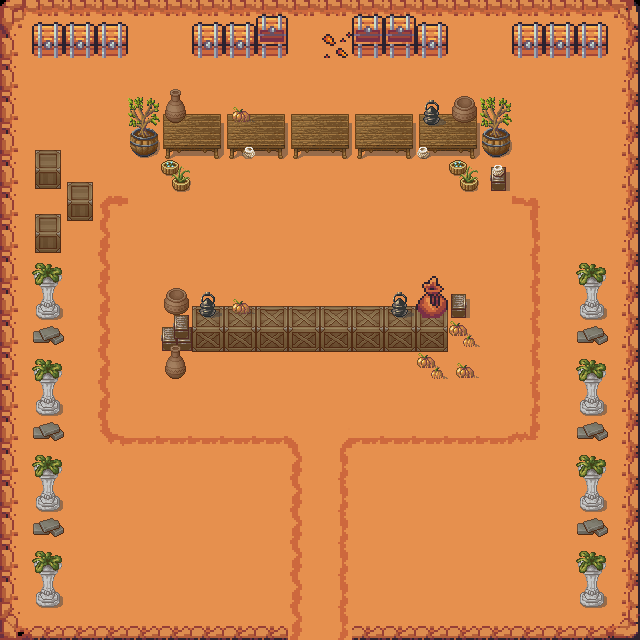

This game map was drawn from its Tiled (.tmx) file and the tilesets committed beside it. A one-line description and the trimmed map source follow:
An orthogonal 20x20 tile map with 32x32 px tiles, 5 tile layers (pathLayer, groundLayer, furnitureLayer, itemsLayer, ...), 5 tilesets and 1 object (start).

<map version="1.9" tiledversion="1.9.2" orientation="orthogonal" renderorder="right-down" width="20" height="20" tilewidth="32" tileheight="32" infinite="0" nextlayerid="8" nextobjectid="4">
 <editorsettings>
  <export target="../level2.tmj" format="json" />
 </editorsettings>
 <tileset firstgid="1" name="32x32" tilewidth="32" tileheight="32" tilecount="390" columns="26">
  <image source="32x32.png" width="832" height="480" />
 </tileset>
 <tileset firstgid="391" name="magecity" tilewidth="32" tileheight="32" tilecount="360" columns="8">
  <image source="magecity.png" width="256" height="1450" />
 </tileset>
 <tileset firstgid="751" name="TX Props" tilewidth="32" tileheight="32" tilecount="256" columns="16">
  <image source="TX Props.png" width="512" height="512" />
 </tileset>
 <tileset firstgid="1007" name="TX Tileset Grass" tilewidth="32" tileheight="32" tilecount="64" columns="8">
  <image source="TX Tileset Grass.png" width="256" height="256" />
 </tileset>
 <tileset firstgid="1071" name="TX Tileset Wall" tilewidth="32" tileheight="32" tilecount="256" columns="16">
  <image source="TX Tileset Wall.png" width="512" height="512" />
 </tileset>
 <layer id="1" name="pathLayer" width="20" height="20">
  <data>[400 cells, 400 non-empty, 9 distinct tile ids]</data>
 </layer>
 <objectgroup id="7" name="objectLayer">
  <object id="3" name="start" x="320.447" y="599.332">
   <point />
  </object>
 </objectgroup>
 <layer id="2" name="groundLayer" width="20" height="20">
  <data>[400 cells, 114 non-empty, 17 distinct tile ids]</data>
 </layer>
 <layer id="3" name="furnitureLayer" width="20" height="20">
  <data>[400 cells, 60 non-empty, 10 distinct tile ids]</data>
 </layer>
 <layer id="5" name="itemsLayer" width="20" height="20">
  <data>[400 cells, 40 non-empty, 18 distinct tile ids]</data>
 </layer>
 <layer id="6" name="plantsLayer" width="20" height="20">
  <data>[400 cells, 17 non-empty, 8 distinct tile ids]</data>
 </layer>
</map>
